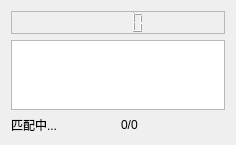
<?xml version="1.0" encoding="UTF-8"?>
<ui version="4.0">
 <class>MatchQueue</class>
 <widget class="QWidget" name="MatchQueue">
  <property name="geometry">
   <rect>
    <x>0</x>
    <y>0</y>
    <width>236</width>
    <height>121</height>
   </rect>
  </property>
  <property name="windowTitle">
   <string>MatchQueue</string>
  </property>
  <layout class="QGridLayout" name="gridLayout_2">
   <item row="3" column="1">
    <widget class="QLabel" name="status">
     <property name="text">
      <string>0/0</string>
     </property>
    </widget>
   </item>
   <item row="3" column="0">
    <widget class="QLabel" name="info">
     <property name="text">
      <string>匹配中...</string>
     </property>
    </widget>
   </item>
   <item row="2" column="0" colspan="2">
    <widget class="QTextBrowser" name="textBrowser"/>
   </item>
   <item row="1" column="0" colspan="2">
    <widget class="QLCDNumber" name="lcdNumber">
     <property name="frameShape">
      <enum>QFrame::StyledPanel</enum>
     </property>
     <property name="digitCount">
      <number>5</number>
     </property>
    </widget>
   </item>
  </layout>
 </widget>
 <resources/>
 <connections/>
</ui>
